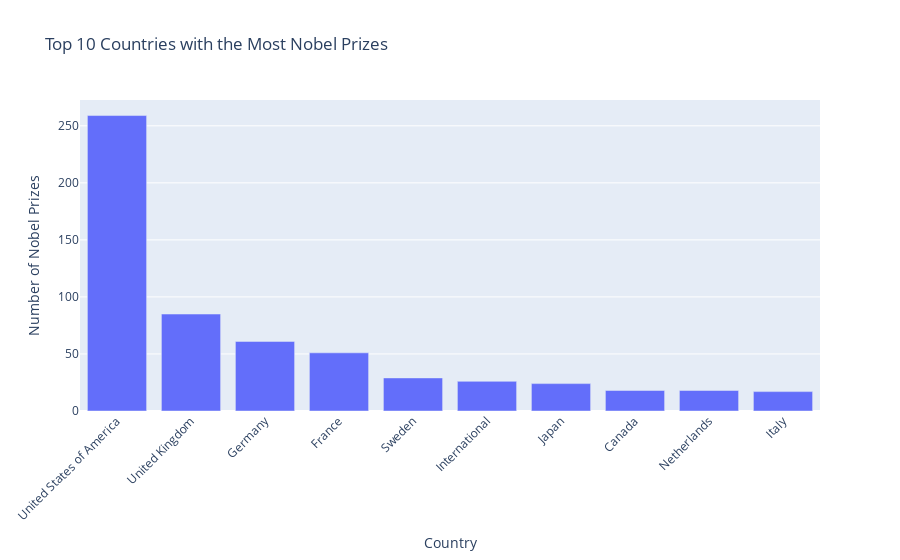

The cell this chart's notebook holds for it:
### Markdown cell above
### QUESTION 1 - Nobel Ödüllerini en çok kazanan ilk on ülkeyi bulunuz.

### Code cell
def plot_top_countries(data, n=10):
    """
    Plots the top N countries with the most Nobel Prizes using an interactive bar chart.
    Also prints a rich table with counts.
    """
    top_countries = data['birth_country'].value_counts().nlargest(n)
    fig = px.bar(x=top_countries.index, y=top_countries.values,
                 labels={'x': 'Country', 'y': 'Number of Nobel Prizes'},
                 title=f'Top {n} Countries with the Most Nobel Prizes')
    fig.update_layout(xaxis_tickangle=-45)

    table = Table(title=f"Top {n} Countries")
    table.add_column("Country")
    table.add_column("Number of Prizes")

    for country, count in top_countries.items():
        table.add_row(country, str(count))

    console.print(table)
    fig.show()

plot_top_countries(data)

### Figure 1 — Plotly figure (JSON) as saved in the notebook; plotly's stock layout.template omitted (floating-point values rounded to 4 significant figures)
{"data": [{"alignmentgroup": "True", "hovertemplate": "Country=%{x}<br>Number of Nobel Prizes=%{y}<extra></extra>", "legendgroup": "", "marker": {"color": "#636efa", "pattern": {"shape": ""}}, "name": "", "offsetgroup": "", "orientation": "v", "showlegend": false, "textposition": "auto", "type": "bar", "x": ["United States of America", "United Kingdom", "Germany", "France", "Sweden", "International", "Japan", "Canada", "Netherlands", "Italy"], "xaxis": "x", "y": [259, 85, 61, 51, 29, 26, 24, 18, 18, 17], "yaxis": "y"}], "layout": {"barmode": "relative", "legend": {"tracegroupgap": 0}, "title": {"text": "Top 10 Countries with the Most Nobel Prizes"}, "xaxis": {"anchor": "y", "domain": [0, 1], "tickangle": -45, "title": {"text": "Country"}}, "yaxis": {"anchor": "x", "domain": [0, 1], "title": {"text": "Number of Nobel Prizes"}}}}
